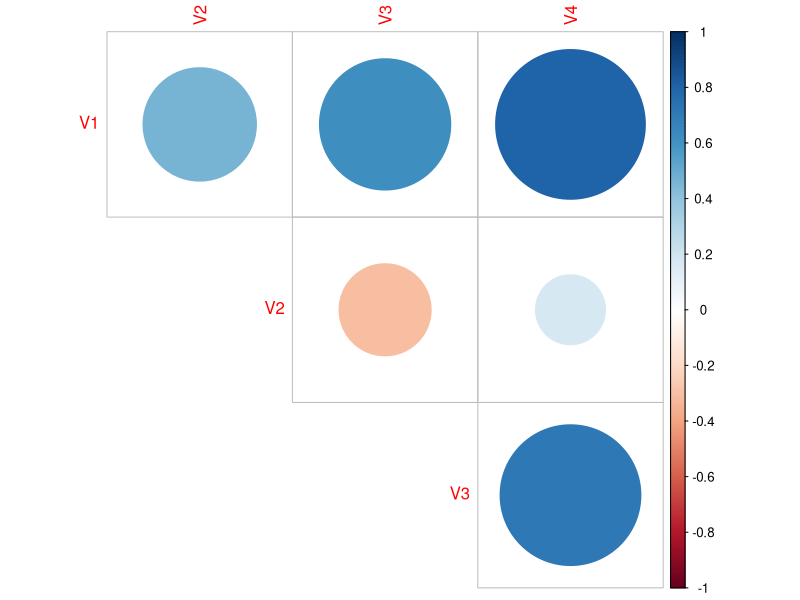

Reproduce this figure in R.
## ---- chunk 1
knitr::opts_chunk$set(echo = TRUE)
## ---- chunk 2
library(lavaan) # for getCov() function
library(mvtnorm) # for generating multivariate data
library(scales) # for rescale() function
library(polycor) # for hetcor() function
## ---- chunk 3
lower <- '
1
0.5 1
0.6 -0.3 1
0.8 0.2 0.7 1'
S <- getCov(lower)
S
## ---- chunk 4
set.seed(123)
d <- as.data.frame(rmvnorm(n = 1000 * 4, mean = rep(1, 4), sigma = S))
## ---- chunk 5
d$V1 <- factor(round(rescale(d$V1, to = c(1,5))))
d$V2 <- factor(round(rescale(d$V2, to = c(1,5))))
## ---- chunk 6
head(d)
## ---- chunk 7
cor_d <- hetcor(d)
cor_d
## ---- chunk 8
cor_d$correlations
## ---- chunk 9
library(corrplot)
corrplot(cor_d$correlations, type = 'upper', diag = FALSE)
